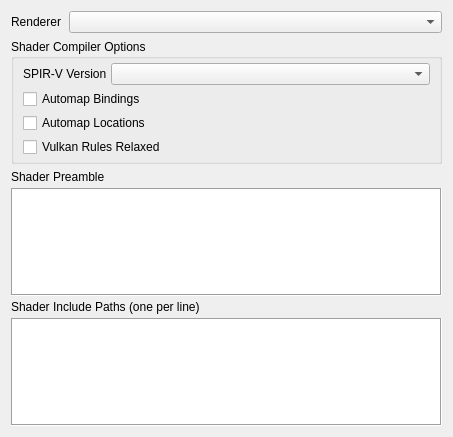
<?xml version="1.0" encoding="UTF-8"?>
<ui version="4.0">
 <class>SessionProperties</class>
 <widget class="QWidget" name="SessionProperties">
  <property name="geometry">
   <rect>
    <x>0</x>
    <y>0</y>
    <width>453</width>
    <height>437</height>
   </rect>
  </property>
  <layout class="QVBoxLayout" name="verticalLayout">
   <item>
    <layout class="QFormLayout" name="formLayout">
     <property name="labelAlignment">
      <set>Qt::AlignRight|Qt::AlignTrailing|Qt::AlignVCenter</set>
     </property>
     <property name="horizontalSpacing">
      <number>8</number>
     </property>
     <property name="verticalSpacing">
      <number>2</number>
     </property>
     <property name="leftMargin">
      <number>0</number>
     </property>
     <property name="topMargin">
      <number>0</number>
     </property>
     <property name="rightMargin">
      <number>0</number>
     </property>
     <property name="bottomMargin">
      <number>0</number>
     </property>
     <item row="0" column="0">
      <widget class="QLabel" name="labelRenderer">
       <property name="text">
        <string>Renderer</string>
       </property>
      </widget>
     </item>
     <item row="0" column="1">
      <widget class="DataComboBox" name="renderer"/>
     </item>
    </layout>
   </item>
   <item>
    <widget class="QGroupBox" name="shaderCompilerOptions">
     <property name="title">
      <string>Shader Compiler Options</string>
     </property>
     <layout class="QVBoxLayout" name="verticalLayout_2">
      <property name="spacing">
       <number>4</number>
      </property>
      <property name="topMargin">
       <number>4</number>
      </property>
      <property name="bottomMargin">
       <number>4</number>
      </property>
      <item>
       <layout class="QFormLayout" name="formLayout_2">
        <item row="0" column="0">
         <widget class="QLabel" name="labelSprivVersion">
          <property name="text">
           <string>SPIR-V Version</string>
          </property>
         </widget>
        </item>
        <item row="0" column="1">
         <widget class="DataComboBox" name="spirvVersion"/>
        </item>
       </layout>
      </item>
      <item>
       <widget class="QCheckBox" name="autoMapBindings">
        <property name="text">
         <string>Automap Bindings</string>
        </property>
       </widget>
      </item>
      <item>
       <widget class="QCheckBox" name="autoMapLocations">
        <property name="text">
         <string>Automap Locations</string>
        </property>
       </widget>
      </item>
      <item>
       <widget class="QCheckBox" name="vulkanRulesRelaxed">
        <property name="text">
         <string>Vulkan Rules Relaxed</string>
        </property>
       </widget>
      </item>
     </layout>
    </widget>
   </item>
   <item>
    <layout class="QVBoxLayout" name="verticalLayout_3">
     <property name="spacing">
      <number>4</number>
     </property>
     <item>
      <widget class="QLabel" name="labelShaderPreamble">
       <property name="text">
        <string>Shader Preamble</string>
       </property>
      </widget>
     </item>
     <item>
      <widget class="ExpressionEditor" name="shaderPreamble">
       <property name="frameShape">
        <enum>QFrame::Box</enum>
       </property>
       <property name="lineWrapMode">
        <enum>QPlainTextEdit::NoWrap</enum>
       </property>
      </widget>
     </item>
     <item>
      <widget class="QLabel" name="labelShaderIncludePaths">
       <property name="text">
        <string>Shader Include Paths (one per line)</string>
       </property>
      </widget>
     </item>
     <item>
      <widget class="ExpressionEditor" name="shaderIncludePaths">
       <property name="frameShape">
        <enum>QFrame::Box</enum>
       </property>
       <property name="lineWrapMode">
        <enum>QPlainTextEdit::NoWrap</enum>
       </property>
      </widget>
     </item>
    </layout>
   </item>
  </layout>
 </widget>
 <customwidgets>
  <customwidget>
   <class>DataComboBox</class>
   <extends>QComboBox</extends>
   <header>session/DataComboBox.h</header>
  </customwidget>
  <customwidget>
   <class>ExpressionEditor</class>
   <extends>QPlainTextEdit</extends>
   <header>session/ExpressionEditor.h</header>
  </customwidget>
 </customwidgets>
 <resources/>
 <connections/>
</ui>
